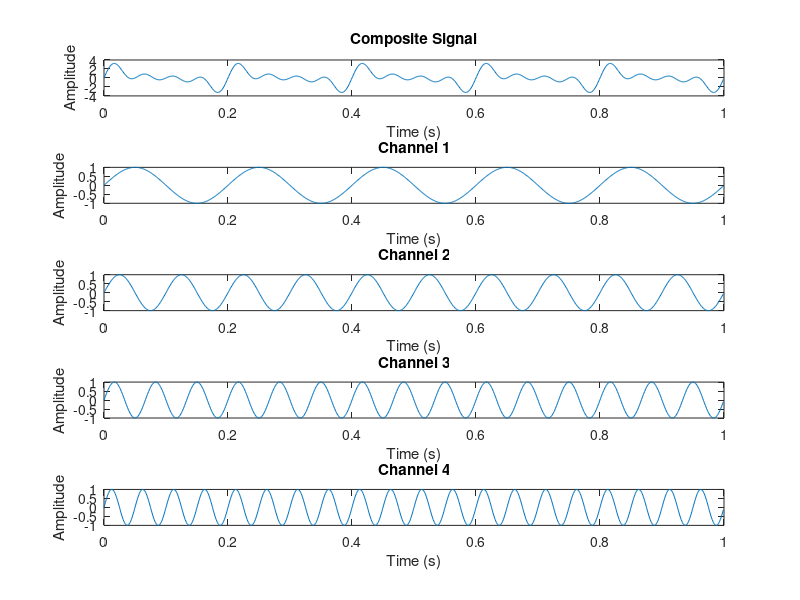

Write MATLAB code to recreate this figure.
% FDM Parameters
numChannels = 4;        % Number of channels
sampleRate = 1000;      % Sampling rate (Hz)
duration = 1;           % Duration of the signal (seconds)
frequencyGaps = 5;      % Frequency gap between channels (Hz)

% Generate individual sinusoidal signals for each channel
time = 0:1/sampleRate:duration-1/sampleRate;
signals = zeros(numChannels, length(time));
for channel = 1:numChannels
    frequency = channel * frequencyGaps;
    signals(channel, :) = sin(2*pi*frequency*time);
end

% Combine the signals into a composite signal
compositeSignal = sum(signals);

% Plot individual signals and the composite signal
figure;
subplot(numChannels+1, 1, 1);
plot(time, compositeSignal);
title('Composite Signal');
xlabel('Time (s)');
ylabel('Amplitude');

for channel = 1:numChannels
    subplot(numChannels+1, 1, channel+1);
    plot(time, signals(channel, :));
    title(['Channel ', num2str(channel)]);
    xlabel('Time (s)');
    ylabel('Amplitude');
end
